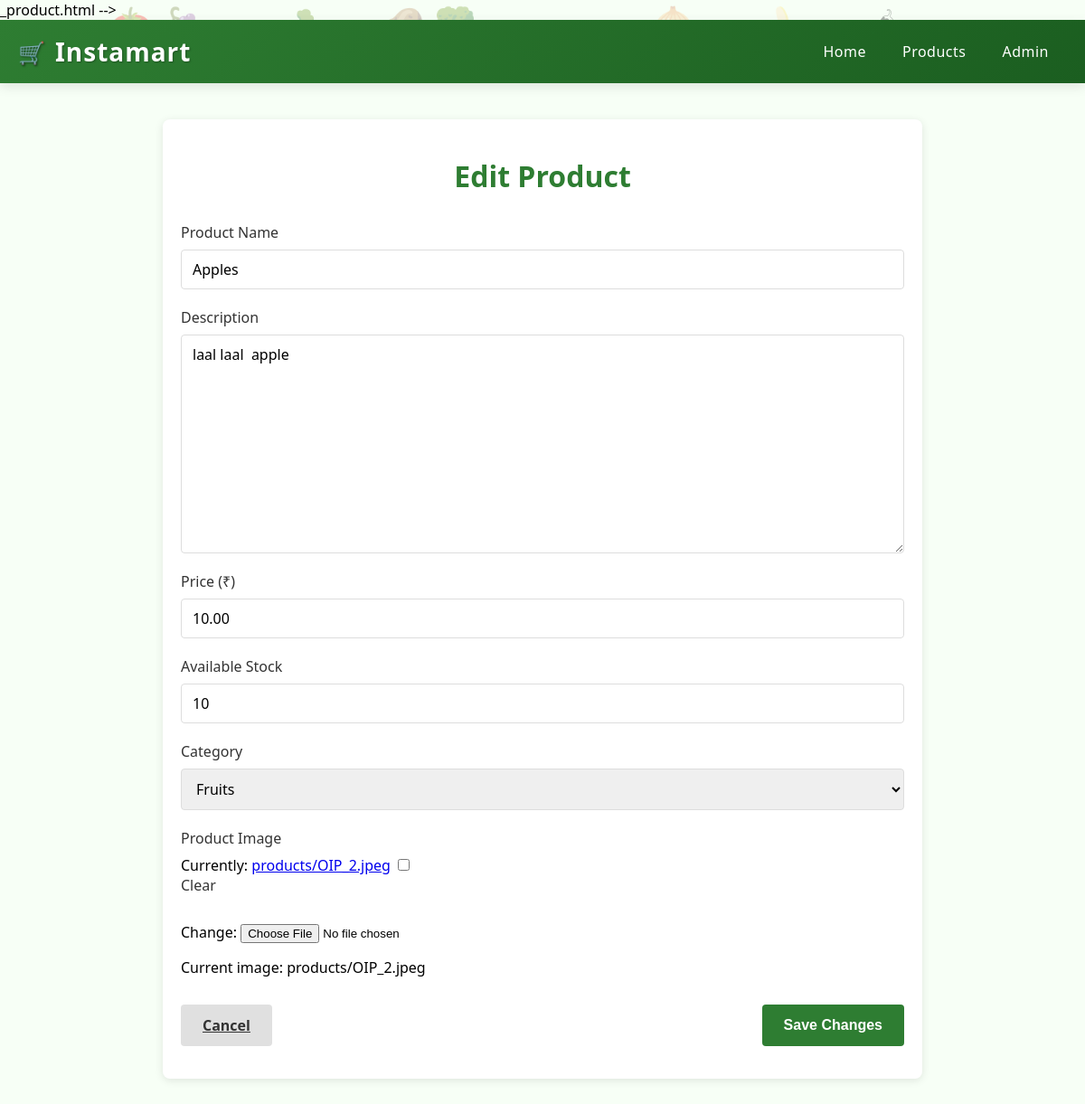
The page /product/edit/1/ (signed in) on the database its author committed.
### Insta_Groceries/models.py (models this page shows, shortened)
class product(models.Model):
    product_name = models.CharField(max_length=50)
    description = models.TextField()
    price = models.DecimalField(max_digits=10, decimal_places=2)
    stock = models.IntegerField()
    category = models.ForeignKey(Category, on_delete=models.CASCADE, related_name="products", null=True, blank=True)
    image = models.ImageField(upload_to='products/', null=True, blank=True)

### Insta_Groceries/views.py (the view)
# urls.py: path('product/edit/<int:product_id>/', views.edit_product, name='edit_product'),
@user_passes_test(is_admin)
def edit_product(request, product_id):
    product_obj = get_object_or_404(product, id=product_id)
    if request.method == 'POST':
        form = productform(request.POST, request.FILES, instance=product_obj)
        if form.is_valid():
            form.save()
            category_id = request.GET.get('category')
            if category_id:
                return redirect(f"{reverse('Insta_Groceries:product_list')}?category={category_id}")
            return redirect('Insta_Groceries:product_list')
    else:
        form = productform(instance=product_obj)
    return render(request, 'Insta_Groceries/edit_product.html', {
        'form': form,
        'product': product_obj
    })

### Insta_Groceries/forms.py
class productform(forms.ModelForm):
    class Meta:
        model = product
        fields = ['product_name', 'description', 'price', 'stock', 'category', 'image']

### Insta_Groceries/models.py (called while the page is built)
    def __str__(self):
        return self.name

### Insta_Groceries/views.py (called while the page is built)
def is_admin(user):
    return user.is_authenticated and user.is_staff

### Insta_Groceries/templates/Insta_Groceries/edit_product.html (shortened to what this page needs)
<!DOCTYPE html>
<html lang="en">
<head>
    {% load static %}
</head>
<body>
    <nav class="navbar">
        <div class="navbar-container">
            <a href="/" class="navbar-brand">Instamart</a>
            <div class="navbar-links">
                <a href="{% url 'home' %}">Home</a>
                <a href="{% url 'Insta_Groceries:product_list' %}">Products</a>
                <a href="/admin">Admin</a>
            </div>
        </div>
    </nav>
    <div class="floating-veggies">
        <div class="veggie" style="left: 10%; animation-delay: 0s;">🍅</div>
        <div class="veggie" style="left: 25%; animation-delay: 2s;">🥕</div>
        <div class="veggie" style="left: 40%; animation-delay: 4s;">🥦</div>
        <div class="veggie" style="left: 60%; animation-delay: 1s;">🧅</div>
        <div class="veggie" style="left: 80%; animation-delay: 3s;">🌶</div>
        <div class="veggie" style="left: 15%; animation-delay: 5s;">🍇</div>
        <div class="veggie" style="left: 70%; animation-delay: 6s;">🍌</div>
        <div class="veggie" style="left: 35%; animation-delay: 7s;">🥔</div>
    </div>
    <div class="content-container">
        <h1>Edit Product</h1>
        <form method="post" enctype="multipart/form-data">
            <div class="form-group">
                <label for="{{ form.product_name.id_for_label }}">Product Name</label>
                {{ form.product_name }}
            </div>
            <div class="form-group">
                <label for="{{ form.description.id_for_label }}">Description</label>
                {{ form.description }}
            </div>
            <div class="form-group">
                <label for="{{ form.price.id_for_label }}">Price (₹)</label>
                {{ form.price }}
            </div>
            <div class="form-group">
                <label for="{{ form.stock.id_for_label }}">Available Stock</label>
                {{ form.stock }}
            </div>
            <div class="form-group">
                <label for="{{ form.category.id_for_label }}">Category</label>
                {{ form.category }}
            </div>
            {% if form.image %}
            <div class="form-group">
                <label for="{{ form.image.id_for_label }}">Product Image</label>
                {{ form.image }}
                {% if product.image %}
                    <p>Current image: {{ product.image.name }}</p>
                {% endif %}
            </div>
            {% endif %}
            <div class="btn-container">
                <a href="{% url 'Insta_Groceries:product_list' %}" class="btn btn-secondary">Cancel</a>
                <button type="submit" class="btn btn-primary">Save Changes</button>
            </div>
        </form>
    </div>
</body>
</html>

### Insta_Groceries/templates/Insta_Groceries/edit_product.html (style rules this page uses)
body { margin: 0; padding: 0; background: #f7fff6; font-family: 'Segoe UI', Tahoma, Geneva, Verdana, sans-serif; overflow-x: hidden; position: relative; }
.navbar { background: linear-gradient(135deg, #2e7d32, #1b5e20); overflow: hidden; position: sticky; top: 0; width: 100%; z-index: 1000; box-shadow: 0 4px 12px rgba(0,0,0,0.1); }
.floating-veggies { position: fixed; top: 0; left: 0; width: 100%; height: 100%; z-index: -1; pointer-events: none; }
.veggie { position: absolute; font-size: 2.5rem; opacity: 0.3; animation: float 12s infinite linear; }
.navbar-container { display: flex; justify-content: space-between; align-items: center; padding: 0 20px; max-width: 1200px; margin: 0 auto; height: 70px; }
.navbar-brand { color: white; font-size: 28px; font-weight: bold; text-decoration: none; padding: 14px 0; display: flex; align-items: center; text-shadow: 1px 1px 2px rgba(0,0,0,0.3); letter-spacing: 1px; }
.navbar-brand:before { content: "🛒"; margin-right: 10px; font-size: 24px; filter: drop-shadow(1px 1px 1px rgba(0,0,0,0.3)); }
.navbar-links { display: flex; height: 100%; }
.navbar-links a { color: white; text-decoration: none; padding: 0 20px; display: flex; align-items: center; height: 100%; position: relative; transition: all 0.3s; letter-spacing: 0.5px; }
.content-container { max-width: 800px; margin: 40px auto; padding: 20px; background: white; border-radius: 8px; box-shadow: 0 2px 10px rgba(0,0,0,0.1); position: relative; z-index: 1; }
h1 { text-align: center; color: #2e7d32; margin-bottom: 30px; }
.form-group { margin-bottom: 20px; }
label { display: block; margin-bottom: 8px; font-weight: 500; color: #333; }
input[type="text"], input[type="number"], textarea, select { width: 100%; padding: 10px 12px; border: 1px solid #ddd; border-radius: 4px; font-family: inherit; font-size: 16px; box-sizing: border-box; }
textarea { min-height: 120px; resize: vertical; }
.btn-container { display: flex; justify-content: space-between; margin-top: 30px; }
.btn { padding: 12px 24px; border: none; border-radius: 4px; font-weight: 600; cursor: pointer; font-size: 16px; transition: all 0.2s; }
.btn-primary { background-color: #2e7d32; color: white; }
.btn-secondary { background-color: #e0e0e0; color: #333; }

### rows shown on the page
product: product_name "Apples", description "laal laal apple", price "10.00", stock "10", category "Fruits", image.name "products/OIP_2.jpeg"
